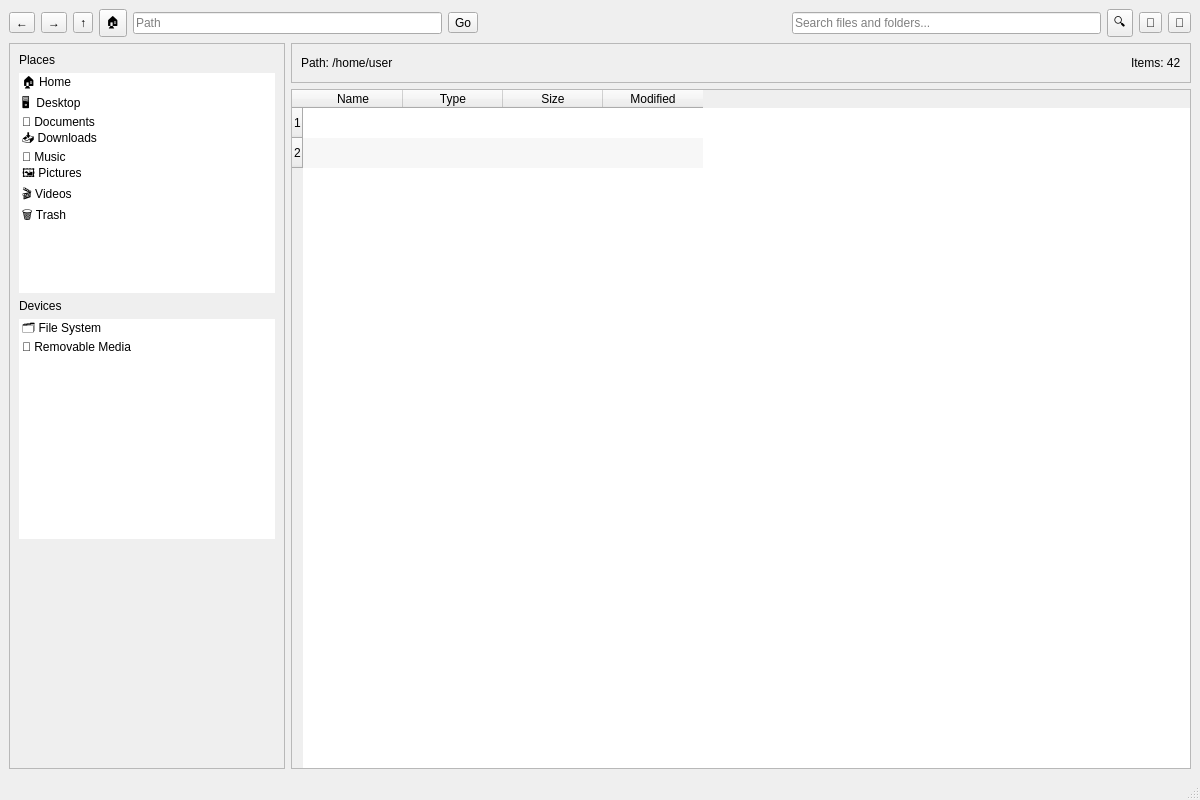
<?xml version="1.0" encoding="UTF-8"?>
<ui version="4.0">
 <class>MainWindow</class>
 <widget class="QMainWindow" name="MainWindow">
  <property name="geometry">
   <rect>
    <x>0</x>
    <y>0</y>
    <width>1200</width>
    <height>800</height>
   </rect>
  </property>
  <property name="minimumSize">
   <size>
    <width>800</width>
    <height>600</height>
   </size>
  </property>
  <property name="windowTitle">
   <string>File Manager</string>
  </property>
  <widget class="QWidget" name="centralwidget">
   <layout class="QVBoxLayout" name="verticalLayout" stretch="0,0">
    <property name="spacing">
     <number>6</number>
    </property>
    <item>
     <layout class="QHBoxLayout" name="toolbarLayout">
      <property name="spacing">
       <number>6</number>
      </property>
      <item>
       <widget class="QToolButton" name="backButton">
        <property name="toolTip">
         <string>Back</string>
        </property>
        <property name="text">
         <string>←</string>
        </property>
        <property name="iconSize">
         <size>
          <width>16</width>
          <height>16</height>
         </size>
        </property>
       </widget>
      </item>
      <item>
       <widget class="QToolButton" name="forwardButton">
        <property name="toolTip">
         <string>Forward</string>
        </property>
        <property name="text">
         <string>→</string>
        </property>
        <property name="iconSize">
         <size>
          <width>16</width>
          <height>16</height>
         </size>
        </property>
       </widget>
      </item>
      <item>
       <widget class="QToolButton" name="upButton">
        <property name="toolTip">
         <string>Up</string>
        </property>
        <property name="text">
         <string>↑</string>
        </property>
        <property name="iconSize">
         <size>
          <width>16</width>
          <height>16</height>
         </size>
        </property>
       </widget>
      </item>
      <item>
       <widget class="QToolButton" name="homeButton">
        <property name="toolTip">
         <string>Home</string>
        </property>
        <property name="text">
         <string>🏠</string>
        </property>
        <property name="iconSize">
         <size>
          <width>16</width>
          <height>16</height>
         </size>
        </property>
       </widget>
      </item>
      <item>
       <widget class="QLineEdit" name="address_input">
        <property name="placeholderText">
         <string>Path</string>
        </property>
       </widget>
      </item>
      <item>
       <widget class="QToolButton" name="go_button">
        <property name="text">
         <string>Go</string>
        </property>
       </widget>
      </item>
      <item>
       <spacer name="horizontalSpacer">
        <property name="orientation">
         <enum>Qt::Horizontal</enum>
        </property>
        <property name="sizeHint" stdset="0">
         <size>
          <width>40</width>
          <height>20</height>
         </size>
        </property>
       </spacer>
      </item>
      <item>
       <widget class="QLineEdit" name="search_input">
        <property name="minimumSize">
         <size>
          <width>200</width>
          <height>0</height>
         </size>
        </property>
        <property name="placeholderText">
         <string>Search files and folders...</string>
        </property>
       </widget>
      </item>
      <item>
       <widget class="QToolButton" name="search_button">
        <property name="toolTip">
         <string>Search</string>
        </property>
        <property name="text">
         <string>🔍</string>
        </property>
        <property name="iconSize">
         <size>
          <width>16</width>
          <height>16</height>
         </size>
        </property>
       </widget>
      </item>
      <item>
       <widget class="QToolButton" name="new_folder_button">
        <property name="toolTip">
         <string>New Folder</string>
        </property>
        <property name="text">
         <string>📁</string>
        </property>
        <property name="iconSize">
         <size>
          <width>16</width>
          <height>16</height>
         </size>
        </property>
       </widget>
      </item>
      <item>
       <widget class="QToolButton" name="refresh_button">
        <property name="toolTip">
         <string>Refresh</string>
        </property>
        <property name="text">
         <string>🔄</string>
        </property>
        <property name="iconSize">
         <size>
          <width>16</width>
          <height>16</height>
         </size>
        </property>
       </widget>
      </item>
     </layout>
    </item>
    <item>
     <layout class="QHBoxLayout" name="horizontalLayout" stretch="0,1">
      <property name="spacing">
       <number>6</number>
      </property>
      <item>
       <widget class="QFrame" name="sidebarFrame">
        <property name="frameShape">
         <enum>QFrame::StyledPanel</enum>
        </property>
        <property name="frameShadow">
         <enum>QFrame::Sunken</enum>
        </property>
        <layout class="QVBoxLayout" name="verticalLayout_2">
         <item>
          <widget class="QLabel" name="label">
           <property name="text">
            <string>Places</string>
           </property>
           <property name="alignment">
            <set>Qt::AlignLeading|Qt::AlignLeft|Qt::AlignVCenter</set>
           </property>
          </widget>
         </item>
         <item alignment="Qt::AlignLeft">
          <widget class="QListWidget" name="placesList">
           <property name="frameShape">
            <enum>QFrame::NoFrame</enum>
           </property>
           <property name="selectionMode">
            <enum>QAbstractItemView::SingleSelection</enum>
           </property>
           <item>
            <property name="text">
             <string>🏠 Home</string>
            </property>
            <property name="icon">
             <iconset>
              <normaloff>:/icons/home</normaloff>:/icons/home</iconset>
            </property>
           </item>
           <item>
            <property name="text">
             <string>🖥️  Desktop</string>
            </property>
            <property name="icon">
             <iconset>
              <normaloff>:/icons/desktop</normaloff>:/icons/desktop</iconset>
            </property>
           </item>
           <item>
            <property name="text">
             <string>📄 Documents</string>
            </property>
            <property name="icon">
             <iconset>
              <normaloff>:/icons/documents</normaloff>:/icons/documents</iconset>
            </property>
           </item>
           <item>
            <property name="text">
             <string>📥 Downloads</string>
            </property>
            <property name="icon">
             <iconset>
              <normaloff>:/icons/downloads</normaloff>:/icons/downloads</iconset>
            </property>
           </item>
           <item>
            <property name="text">
             <string>🎵 Music</string>
            </property>
            <property name="icon">
             <iconset>
              <normaloff>:/icons/music</normaloff>:/icons/music</iconset>
            </property>
           </item>
           <item>
            <property name="text">
             <string>🖼️ Pictures</string>
            </property>
            <property name="icon">
             <iconset>
              <normaloff>:/icons/pictures</normaloff>:/icons/pictures</iconset>
            </property>
           </item>
           <item>
            <property name="text">
             <string>🎬 Videos</string>
            </property>
            <property name="icon">
             <iconset>
              <normaloff>:/icons/videos</normaloff>:/icons/videos</iconset>
            </property>
           </item>
           <item>
            <property name="text">
             <string>🗑️ Trash</string>
            </property>
            <property name="icon">
             <iconset>
              <normaloff>:/icons/trash</normaloff>:/icons/trash</iconset>
            </property>
           </item>
          </widget>
         </item>
         <item>
          <widget class="QLabel" name="label_2">
           <property name="text">
            <string>Devices</string>
           </property>
           <property name="alignment">
            <set>Qt::AlignLeading|Qt::AlignLeft|Qt::AlignVCenter</set>
           </property>
          </widget>
         </item>
         <item>
          <widget class="QListWidget" name="devicesList">
           <property name="frameShape">
            <enum>QFrame::NoFrame</enum>
           </property>
           <property name="selectionMode">
            <enum>QAbstractItemView::SingleSelection</enum>
           </property>
           <item>
            <property name="text">
             <string>🗂️ File System</string>
            </property>
            <property name="icon">
             <iconset>
              <normaloff>:/icons/filesystem</normaloff>:/icons/filesystem</iconset>
            </property>
           </item>
           <item>
            <property name="text">
             <string>💽 Removable Media</string>
            </property>
            <property name="icon">
             <iconset>
              <normaloff>:/icons/usb</normaloff>:/icons/usb</iconset>
            </property>
           </item>
          </widget>
         </item>
         <item>
          <spacer name="verticalSpacer">
           <property name="orientation">
            <enum>Qt::Vertical</enum>
           </property>
           <property name="sizeHint" stdset="0">
            <size>
             <width>20</width>
             <height>40</height>
            </size>
           </property>
          </spacer>
         </item>
        </layout>
       </widget>
      </item>
      <item>
       <layout class="QVBoxLayout" name="verticalLayout_3" stretch="0,1">
        <item>
         <widget class="QFrame" name="pathFrame">
          <property name="frameShape">
           <enum>QFrame::StyledPanel</enum>
          </property>
          <property name="frameShadow">
           <enum>QFrame::Sunken</enum>
          </property>
          <layout class="QHBoxLayout" name="horizontalLayout_2">
           <item>
            <widget class="QLabel" name="currentPathLabel">
             <property name="text">
              <string>Path: /home/user</string>
             </property>
            </widget>
           </item>
           <item>
            <spacer name="horizontalSpacer_2">
             <property name="orientation">
              <enum>Qt::Horizontal</enum>
             </property>
             <property name="sizeHint" stdset="0">
              <size>
               <width>40</width>
               <height>20</height>
              </size>
             </property>
            </spacer>
           </item>
           <item>
            <widget class="QLabel" name="itemCountLabel">
             <property name="text">
              <string>Items: 42</string>
             </property>
            </widget>
           </item>
          </layout>
         </widget>
        </item>
        <item>
         <widget class="QTableWidget" name="file_list">
          <property name="alternatingRowColors">
           <bool>true</bool>
          </property>
          <property name="selectionMode">
           <enum>QAbstractItemView::ExtendedSelection</enum>
          </property>
          <property name="selectionBehavior">
           <enum>QAbstractItemView::SelectRows</enum>
          </property>
          <property name="showGrid">
           <bool>false</bool>
          </property>
          <property name="sortingEnabled">
           <bool>true</bool>
          </property>
          <property name="cornerButtonEnabled">
           <bool>false</bool>
          </property>
          <row>
           <property name="text">
            <string>1</string>
           </property>
          </row>
          <row>
           <property name="text">
            <string>2</string>
           </property>
          </row>
          <column>
           <property name="text">
            <string>Name</string>
           </property>
          </column>
          <column>
           <property name="text">
            <string>Type</string>
           </property>
          </column>
          <column>
           <property name="text">
            <string>Size</string>
           </property>
          </column>
          <column>
           <property name="text">
            <string>Modified</string>
           </property>
          </column>
         </widget>
        </item>
       </layout>
      </item>
     </layout>
    </item>
   </layout>
  </widget>
  <widget class="QStatusBar" name="statusbar">
   <property name="sizeGripEnabled">
    <bool>true</bool>
   </property>
  </widget>
 </widget>
 <resources/>
 <connections/>
</ui>
